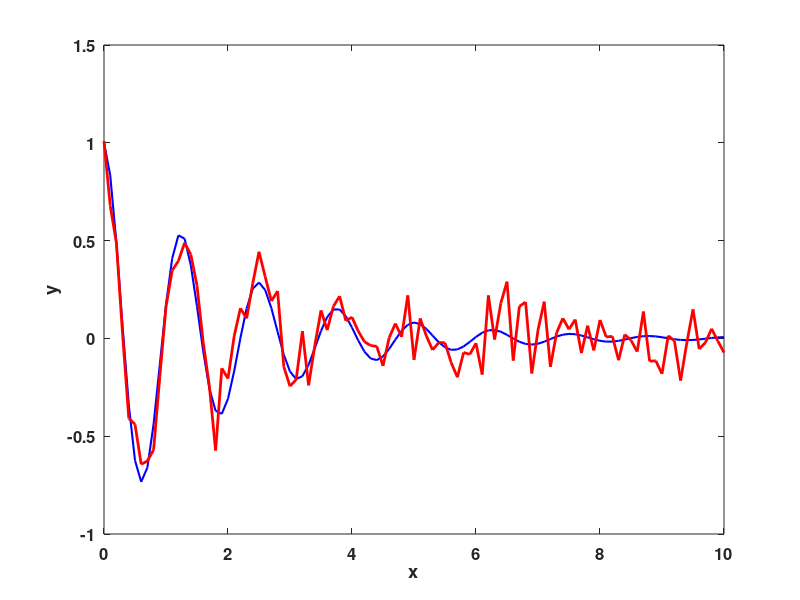

Here is the MATLAB script that generated this plot: (Note: this script raises an error after producing the figure.)
function NLLSRegressionPrimerCode()

x = 0:0.1:10;
beta1 = 0.5;
beta2 = 5;
NumParams = 2;
stdnoise = 0.1;

y = exp(-beta1.*x).*cos(beta2.*x);
ynoise = y;
for i = 1:length(x)
    ynoise(i) = y(i) + stdnoise*randn(1);
end

% If you want to play around with the same signal every time
% save('C:\YourDirectory\RSSDemo.mat','ynoise');
% After running the above code once use this for future tests
% load('C:\YourDirectory\RSSDemo.mat','ynoise');

% Line plot
figure('Position', [50,50,600,600]);
plot(x,y,'b','LineWidth',1.5);hold on; % Original data
plot(x,ynoise,'r','LineWidth',2); % Simulated noisy data
xlabel('x','FontWeight','bold','fontsize', 14); % x axis label
ylabel('y','FontWeight','bold','fontsize', 14); % y axis label
set(gca,'FontSize',12,'FontWeight','bold'); % Fix axis label font size

% NLLS Fit
StartGuess = [1,1];
FitOptions = optimset('Display', 'off', 'Algorithm', 'levenberg-marquardt','Jacobian','on'); % 'Jacobian','on'
[RetParams,RSS,Residuals,ExitFlag,Output,RetLamb,RetJacob] = lsqcurvefit(@DecayCosineWithJac, StartGuess, x, ynoise, [], [], FitOptions);

% Residual Histogram
figure('Position', [50,50,600,600]);
histogram(Residuals,25); xlim([-0.4 0.4]);
xlabel('Residual Distance','FontWeight','bold','fontsize', 14); % x axis label
ylabel('Count','FontWeight','bold','fontsize', 14); % y axis label
set(gca,'FontSize',12,'FontWeight','bold'); % Fix axis label font size

% Calculate the RSS values in the neighborhood of the parameter values
Beta1Range = 0:0.05:7; % 5 for maximum in the first plot
Beta2Range = 0:0.1:10;
RSSForParams = zeros(length(Beta1Range),length(Beta2Range));

for i = 1:length(Beta1Range)
    for j = 1:length(Beta2Range)
        Params = [Beta1Range(i), Beta2Range(j)];
        RSSForParams(i,j) = CompareRSSOfTwoSignals(DecayCosine(Params,x),ynoise);
    end
end

% Plot a 3D contour of the RSS values
figure('Position', [50,50,700,600]);
% whitebg('k'); % if you want to set the background to black for contrast
colormap('jet'); % change the default color map for contrast
contour3(Beta2Range,Beta1Range,squeeze(RSSForParams(:,:)),0:0.025:20); % 3D contour plot
zlim([0 20]); % Set the z dimension range to match the contour plot values
xlabel('\beta2','FontWeight','bold','fontsize', 14); % x axis label
ylabel('\beta1','FontWeight','bold','fontsize', 14); % y axis label
zlabel('RSS Value','FontWeight','bold','fontsize', 14); % z axis label
set(gca,'FontSize',12,'FontWeight','bold'); % Fix axis label font size
HandleC =  colorbar('location', 'EastOutside');
HandleCLabel = ylabel(HandleC,'RSS','FontSize',14,'FontWeight','bold');
% Optional code to rotate the colorbar label 180 degrees
drawnow; % MUST STICK THIS HERE TO GET THE NEXT PARTS TO WORK
LabelPos = HandleCLabel.Position;
HandleCLabel.Rotation = -90;
HandleCLabel.Position = [LabelPos(1) + 1.1, LabelPos(2), LabelPos(3)];

% Plot the path that the algorithm takes to find the minimum value
% My results with my data.  I explicitly copied the values from the MATLAB output window.
% Your values will be different.
ParamPosArray = [[1.0000,    1.0000]; [1.0000,    1.0000]; [6.4772,    2.3668]; ...
%  [ -13.4776,   34.5894];... % Note, these are the values I commented out
%    [-3.5441,   17.8751];... % Another algorithm might do better?
    [4.6130,    4.7610];...
%    [-1.7828,    5.3593];...
    [3.4910,    4.7619]; [1.7620,    4.9382];...
%    [-1.0979,    5.0401];...
%    [-0.2964,    5.0234];...
    [1.2206,    4.9668]; [0.6158,    4.9991]; [0.4383,    5.0030]; [0.4885,    5.0016];...
    [0.4849,    5.0016]; [0.4855,    5.0016]; [0.4854,    5.0016]];

% Note: When the user-provided Jacobian is added, the algorithm takes the same path, but the number
% of interal iterations is reduced.

% Plot the 2D contour background
figure('Position', [50,50,700,600]);
% whitebg('k'); % if you want to set the background to black for contrast
colormap('jet'); % change the default color map for contrast
contour(Beta2Range,Beta1Range,squeeze(RSSForParams(:,:)),0:0.01:20); % 3D contour plot
xlabel('\beta2','FontWeight','bold','fontsize', 14); % x axis label
ylabel('\beta1','FontWeight','bold','fontsize', 14); % y axis label
set(gca,'FontSize',12,'FontWeight','bold'); % Fix axis label font size
HandleC =  colorbar('location', 'EastOutside');
HandleCLabel = ylabel(HandleC,'RSS','FontSize',14,'FontWeight','bold');
% Optional code to rotate the colorbar label 180 degrees
drawnow; % MUST STICK THIS HERE TO GET THE NEXT PARTS TO WORK
LabelPos = HandleCLabel.Position;
HandleCLabel.Rotation = -90;
HandleCLabel.Position = [LabelPos(1) + 1.1, LabelPos(2), LabelPos(3)];

% Plot the algorithm's path
hold on;
plot(ParamPosArray(:,2),ParamPosArray(:,1),'k','LineWidth',1.5);
% Add the start (green) and end (red) points
scatter(ParamPosArray(1,2),ParamPosArray(1,1),'g','filled');
scatter(ParamPosArray(end,2),ParamPosArray(end,1),'r','filled');

%%%%%%%%%%%%%%%%%%%%%%%%%%%%%%%%%%%%%%%%%%%%%%%%%%%%%%%%%%%%%%%%%%%%%%%%%%%%%%%%%%%%%%%%%%%%%%%%%%%%%%%%%%%%%%%%%%%%%%%%%%%%%%%%%%%%%%
% Regression Error
%%%%%%%%%%%%%%%%%%%%%%%%%%%%%%%%%%%%%%%%%%%%%%%%%%%%%%%%%%%%%%%%%%%%%%%%%%%%%%%%%%%%%%%%%%%%%%%%%%%%%%%%%%%%%%%%%%%%%%%%%%%%%%%%%%%%%%
NumMeas = length(x) % number of data points
SER = sqrt(RSS/(NumMeas - NumParams)) % SER calculation
% Compare the value to the standard deviation of the residuals
std(Residuals)
%%%%%%%%%%%%%%%%%%%%%%%%%%%%%%%%%%%%%%%%%%%%%%%%%%%%%%%%%%%%%%%%%%%%%%%%%%%%%%%%%%%%%%%%%%%%%%%%%%%%%%%%%%%%%%%%%%%%%%%%%%%%%%%%%%%%%%
% Parameter Estimation
%%%%%%%%%%%%%%%%%%%%%%%%%%%%%%%%%%%%%%%%%%%%%%%%%%%%%%%%%%%%%%%%%%%%%%%%%%%%%%%%%%%%%%%%%%%%%%%%%%%%%%%%%%%%%%%%%%%%%%%%%%%%%%%%%%%%%%
% The Jacobian returned by lsqcurvefit is a sparse matrix, so convert it to a full matrix
FullJacob = full(RetJacob);
% Use a QR decomposition of the matrix
[Q,R] = qr(RetJacob,0);
% Invert the R matrix
Rinv = R \ eye(size(R));
% Get the inversion of the (J'J) regression matrix applicable to NLLS regression
JTJInverse = Rinv*Rinv';

% Multiply by the noise value (SER) earlier, but square it to get variance
CovMatrix = SER.^2 * JTJInverse;

% Get the parameter standard error values from this matrix
ParameterStdErr = sqrt(diag(CovMatrix));

%%%%%%%%%%%%%%%%%%%%%%%%%%%%%% Contour Plot %%%%%%%%%%%%%%%%%%%%%%%%%%%%%%
% For detailed RSS plotting of parameter values
Beta1RangeDetailed = 0.3:0.005:0.7; % Set the same scale for both parameters
Beta2RangeDetailed = 4.8:0.005:5.2;
RSSForParamsDetailed = zeros(length(Beta1RangeDetailed),length(Beta2RangeDetailed));

for i = 1:length(Beta1RangeDetailed)
    for j = 1:length(Beta2RangeDetailed)
        Params = [Beta1RangeDetailed(i), Beta2RangeDetailed(j)];
        RSSForParamsDetailed(i,j) = CompareRSSOfTwoSignals(DecayCosine(Params,x),ynoise);
    end
end

% Plot a 3D contour of the RSS values
figure('Position', [50,50,700,600]);
% whitebg('k'); % if you want to set the background to black for contrast
colormap('jet'); % change the default color map for contrast
contour(Beta2RangeDetailed,Beta1RangeDetailed,squeeze(RSSForParamsDetailed(:,:)), 50); % 3D contour plot
zlim([0 20]); % Set the z dimension range to match the contour plot values
xlabel('\beta2','FontWeight','bold','fontsize', 14); % x axis label
ylabel('\beta1','FontWeight','bold','fontsize', 14); % y axis label
set(gca,'FontSize',12,'FontWeight','bold'); % Fix axis label font size
HandleC =  colorbar('location', 'EastOutside');
HandleCLabel = ylabel(HandleC,'RSS','FontSize',14,'FontWeight','bold');
% Optional code to rotate the colorbar label 180 degrees
drawnow; % MUST STICK THIS HERE TO GET THE NEXT PARTS TO WORK
LabelPos = HandleCLabel.Position; % Rotate the colorbar label
HandleCLabel.Rotation = -90; 
HandleCLabel.Position = [LabelPos(1) + 1.1, LabelPos(2), LabelPos(3)]; % Adjust the horizontal position to avoid text overlap
%%%%%%%%%%%%%%%%%%%%%%%%%%%%%%%%%%%%%%%%%%%%%%%%%%%%%%%%%%%%%%%%%%%%%%%%%%
% Also create the correlation matrix
DiagCov = 1 ./ sqrt(diag(CovMatrix));
DiagCorr = spdiags(DiagCov,0,NumParams,NumParams);
CorrMatrix = DiagCorr * CovMatrix * DiagCorr

% End of main code
%%%%%%%%%%%%%%%%%%%%%%%%%%%%%%%%%%%%%%%%%%%%%%%%%%%%%%%%%%%%%%%%%%%%%%%%%%%%%%%%%%%%%%%%%%%%%%%%%%%%%%%%%%%%%%%%%%%%%%%%%%%%%%%%%%%%%%
% Fit function
function signal = DecayCosine(p, x)
% disp([p(1),p(2)]); % Uncomment for function value tracking
signal = exp(-p(1).*x).*cos(p(2).*x);
%%%%%%%%%%%%%%%%%%%%%%%%%%%%%%%%%%%%%%%%%%%%%%%%%%%%%%%%%%%%%%%%%%%%%%%%%%%%%%%%%%%%%%%%%%%%%%%%%%%%%%%%%%%%%%%%%%%%%%%%%%%%%%%%%%%%%%
function [signal,jacobian] = DecayCosineWithJac(p, x)
signal = exp(-p(1).*x).*cos(p(2).*x);
% disp([p(1),p(2)]); % uncomment this line to track the parameter values during the algorithm's descent
% Create the Jacobian by calculating the derivative of the above function with respect to the individual parameters
JacobPt1 = -x.*exp(-p(1).*x).*cos(p(2).*x); % d/dp(1) or d/da(exp(-a*x)*cos(b*x))
JacobPt2 = -x.*exp(-p(1).*x).*sin(p(2).*x); % d/dp(2) or d/db(exp(-a*x)*cos(b*x))
jacobian = [JacobPt1' JacobPt2'];
%%%%%%%%%%%%%%%%%%%%%%%%%%%%%%%%%%%%%%%%%%%%%%%%%%%%%%%%%%%%%%%%%%%%%%%%%%%%%%%%%%%%%%%%%%%%%%%%%%%%%%%%%%%%%%%%%%%%%%%%%%%%%%%%%%%%%%
function RSSReturn = CompareRSSOfTwoSignals(Signal1, Signal2)
RSSReturn = sum((Signal1 - Signal2).^2);

return;